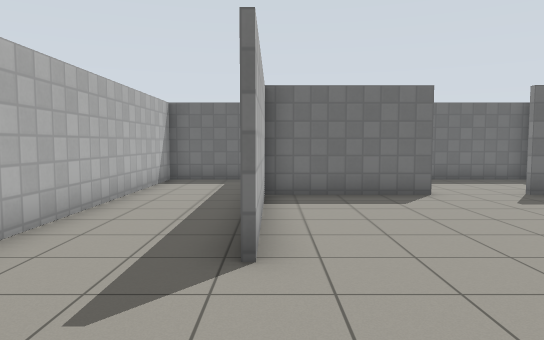
[1] (above)

12 first-person views from a walk through a robot-simulator world made for Gazebo. The camera is 1.2 m above the floor, tilts 4° down and sees 70° across. The floor is counted in squares, 1 m on a side. Each view is taken from the middle of a square. On the plan, view 1 faces up. The plan holds only what a view shows up to about 15 squares ahead; the rest is blank. Gazebo's built-in surfaces are drawn with simple patterns.

[2]
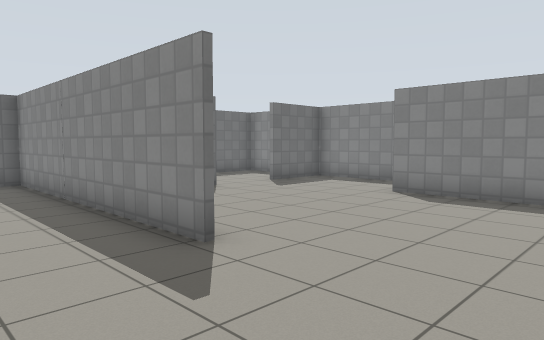

[3]
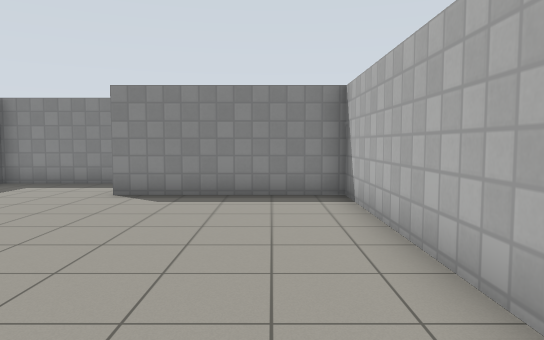

[4]
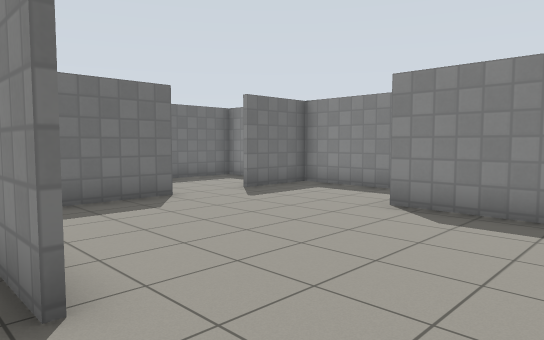

[5]
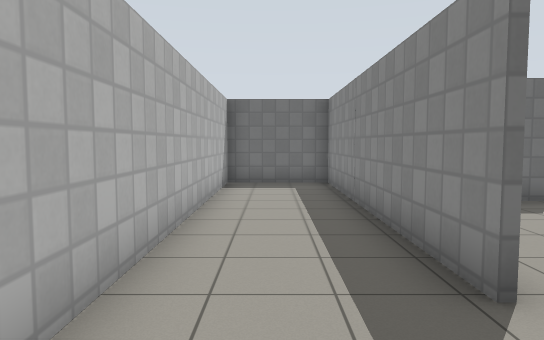

[6]
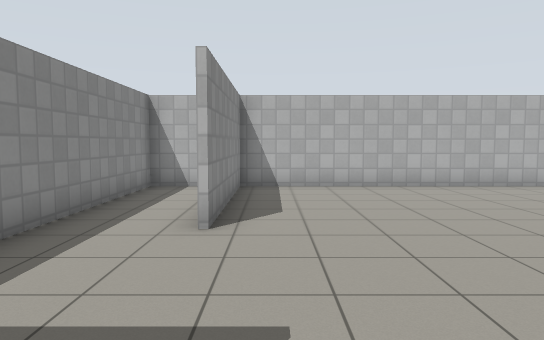

[7]
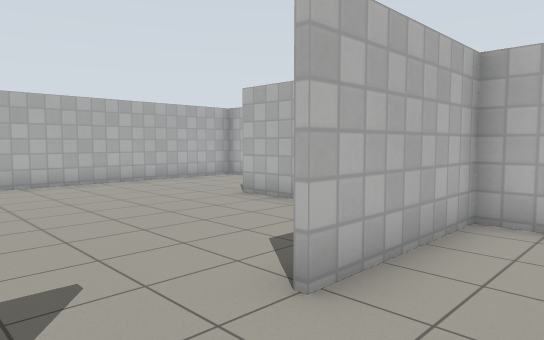

[8]
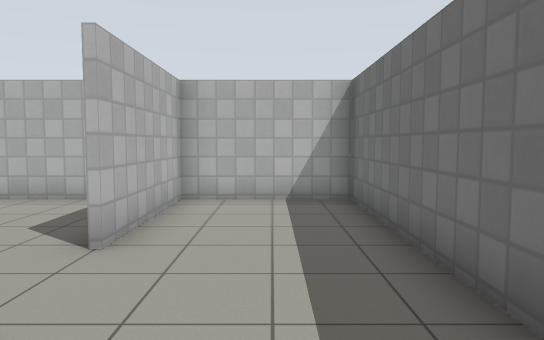

[9]
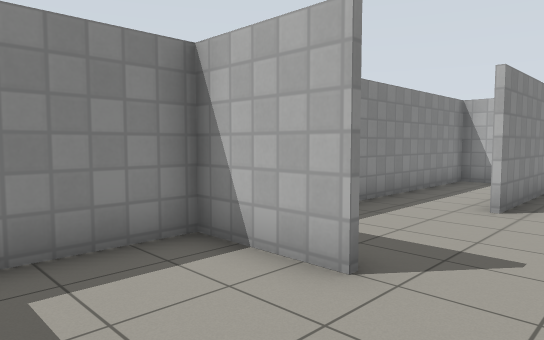

[10]
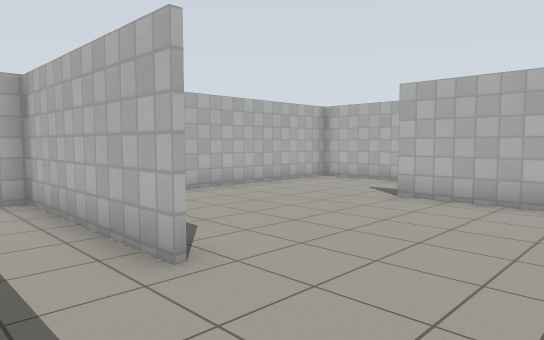

[11]
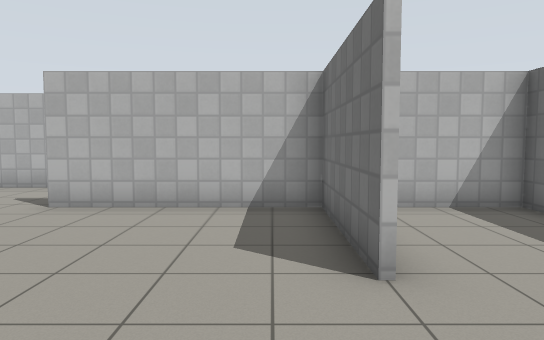

[12]
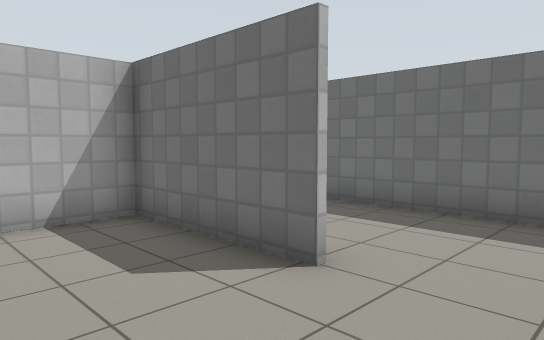

### Floor plan
Ten units are one square. View 1 is at (0, 0); x grows to the right and y downward. Boxes are objects, and circles mark ways between rooms. Rooms are numbered by the first view taken in them; rooms with no view inside come last. Other rooms are left out.
<svg viewBox="-39 -133 128 146">
<path fill="none" stroke="#000" d="M-3 -37 -3 -127M60 -48 60 8M38 -89 -4 -89M-2 -91 -2 -38M59 8 59 -48M84 -89 59 -89M-1 -127 -33 -127 -34 7 84 7 84 -90M59 -91 84 -91M-2 -128 -2 -91 38 -91M84 -90 84 -127 -1 -127"/>
<circle cx="45" cy="-90" r="3" fill="#2a7"/>
<text x="20" y="-50">1</text>
<text x="40" y="-110">2</text>
</svg>
Room 1 opens to room 2.

Where each view was taken, in squares from view 1:
view 1: 0 up, 0 right, facing up
view 2: 0 up, 3 left, facing up-right
view 3: 1 up, 3 left, facing right
view 4: 1 up, 1 left, facing up-right
view 5: 1 up, 2 left, facing up
view 6: 10 up, 5 right, facing down
view 7: 11 up, 6 right, facing down-left
view 8: 11 up, 8 right, facing left
view 9: 12 up, 4 right, facing down-right
view 10: 8 up, 8 right, facing down-left
view 11: 8 up, 7 right, facing left
view 12: 6 up, 6 right, facing up-left
